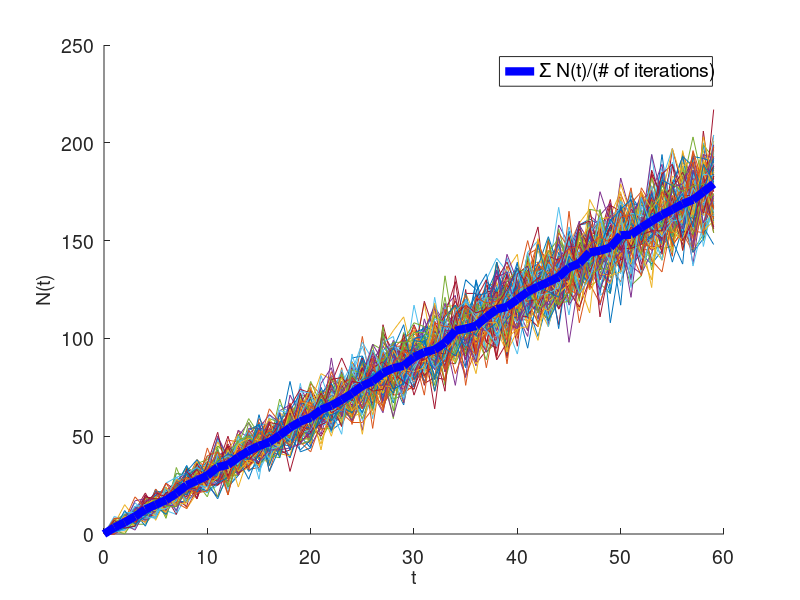

Here is the MATLAB script that generated this plot:
function problem1a
close all;
lambda = 3;
n=175;
maxDays = 59;
bMax = 100;
P = 0;
for i = 0:n
    P = P + exp(i*log(lambda*maxDays)-lambda*maxDays-gammaln(i+1));
end

N = zeros(bMax,maxDays);
for b = 1:bMax
    for t = 0:maxDays
        N(b,t+1) = poissrnd(lambda*t);
    end
end
moreThan175Claims = sum(N(:,end)>175)/bMax;



t = 0:maxDays;
figure();
hold on;
for b = 1:bMax
    plot(t,N(b,:));
end

fprintf('Out of %d realizations,\n',bMax);
fprintf('N(t=59)>175 was achieved for \n %.1f%% of realizations. For comparison, \nP([N(59)>175]) = \n %.1f%%\n',moreThan175Claims*100,(1-P)*100);

mean = sum(N)/bMax;
h = plot(t,mean,'LineWidth',6,'DisplayName','\Sigma N(t)/(# of iterations)','Color','b');
xlabel('t'); ylabel('N(t)');
lgd = legend(h);
set(findall(gcf,'-property','FontSize'),'FontSize',14);



end
